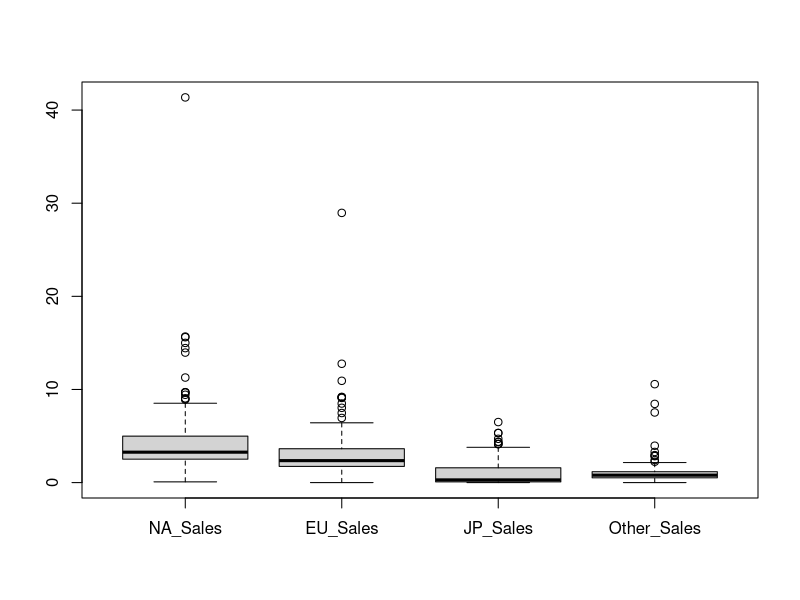
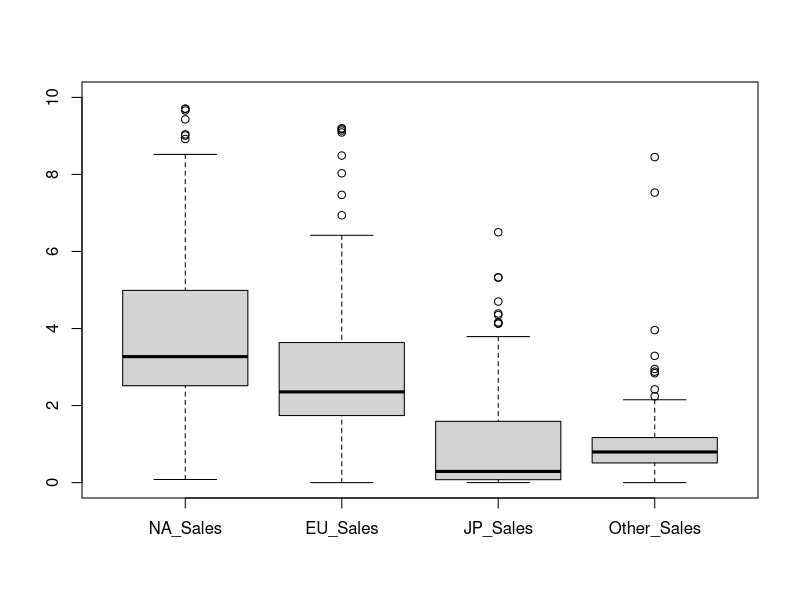
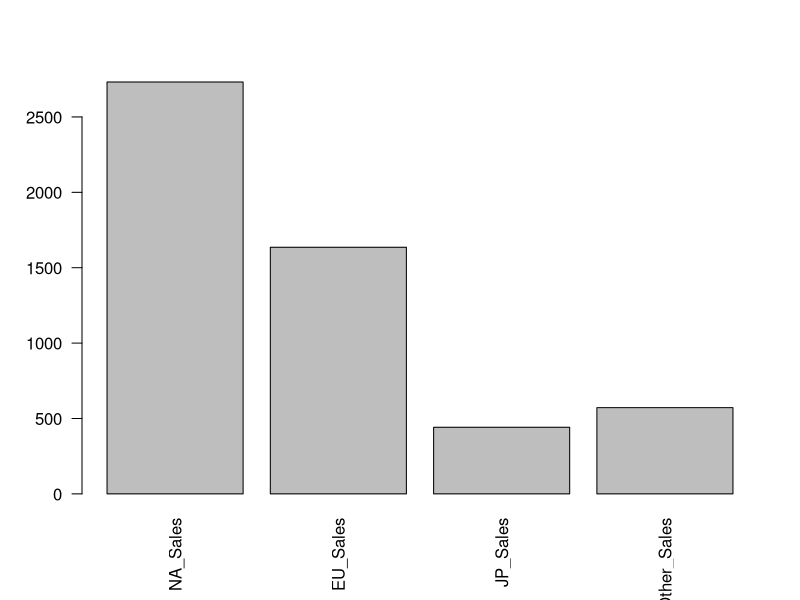
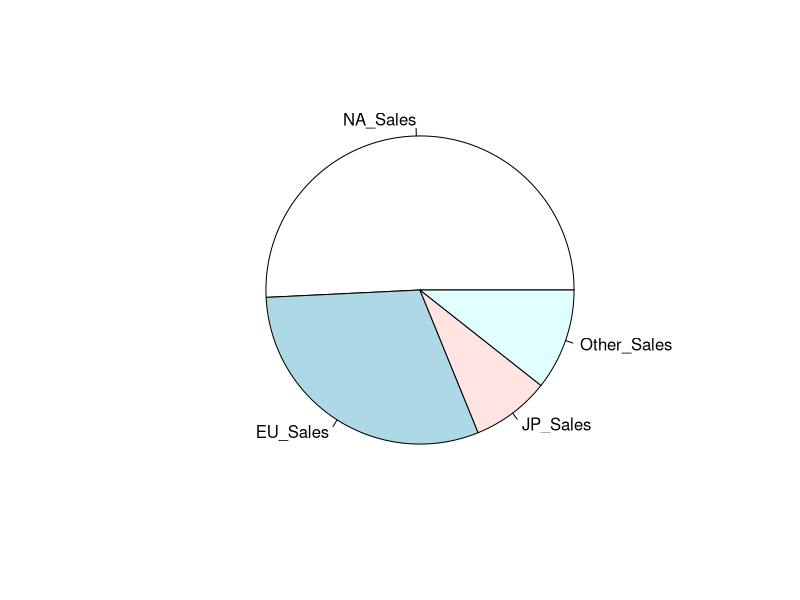
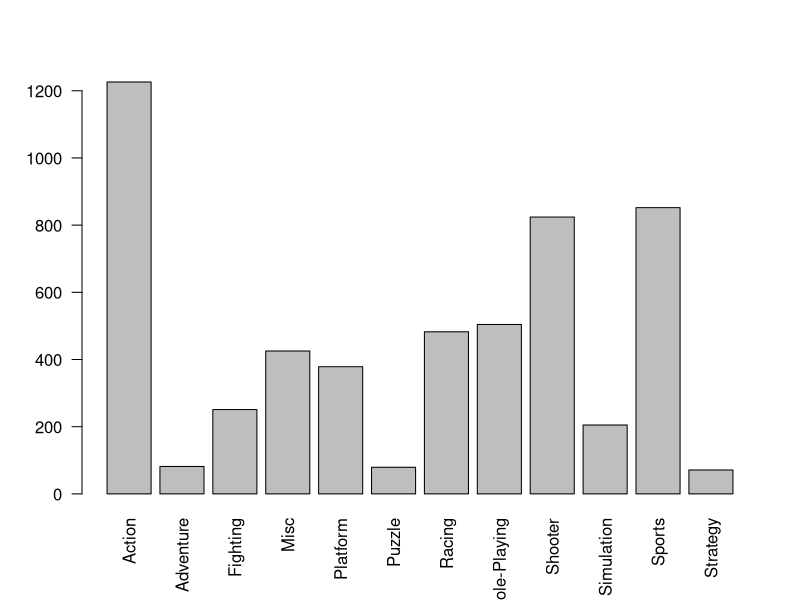
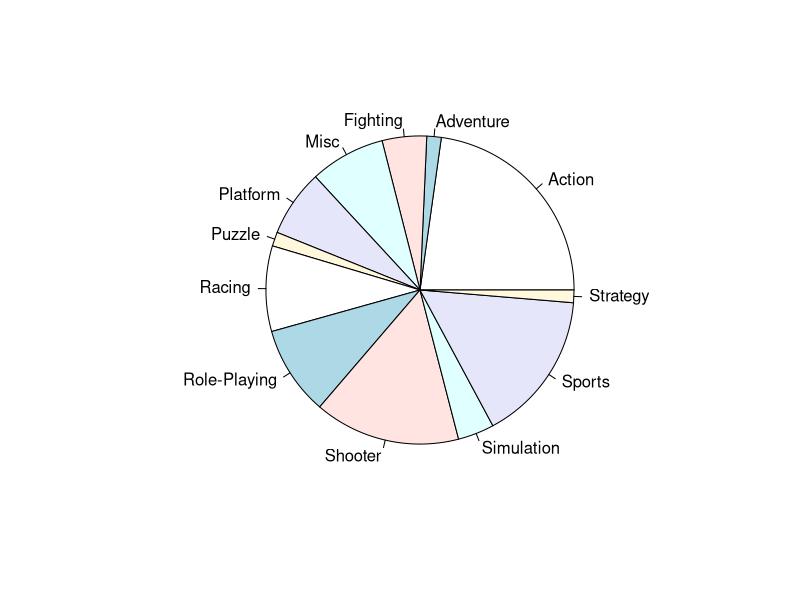

Here is the R script that generated these plots, in order: (Note: this script raises an error after producing the figures.)
## ---- chunk 1
jeu_donnees = read.csv("Video_Games_Sales_as_at_22_Dec_2016.csv")
jeu_donnees <- na.omit(jeu_donnees) # on enlève les "NA"
head(jeu_donnees)
jeu_donnees$NA_Sales <- as.numeric(jeu_donnees$NA_Sales)
jeu_donnees$User_Score <- as.numeric(jeu_donnees$User_Score)
## ---- chunk 2
jeu_donnees_top <- jeu_donnees[jeu_donnees$Global_Sales >= 5.0,] # plus de 5 millions de ventes
sales_data_top = jeu_donnees_top[, c("NA_Sales", "EU_Sales", "JP_Sales", "Other_Sales")]
boxplot(sales_data_top)
boxplot(sales_data_top, ylim = c(0, 10))
chisq.test(sales_data_top)

# On ne rejette pas le test de Khi-deux (p-valeur >> 0.05), donc il n'y a pas de relations entre le nom des jeux et les régions.
## ---- chunk 3
library(dplyr)
jeu_donnees_filtre1 <- jeu_donnees %>%
  group_by(Genre) %>%
  filter(n() >= 100) # Note : il y a au total 12 genres dans le jeu de données et il y a au moins 100 jeu pour chaque genre

jeu_donnees_grouped1 <- jeu_donnees_filtre1 %>%
  group_by(Genre) %>%
  summarise(
    NA_Sales = sum(NA_Sales, na.rm = TRUE),
    EU_Sales = sum(EU_Sales, na.rm = TRUE),
    JP_Sales = sum(JP_Sales, na.rm = TRUE),
    Other_Sales = sum(Other_Sales, na.rm = TRUE)
  )

save1 <- jeu_donnees_grouped1$Genre
jeu_donnees_grouped1 <- jeu_donnees_grouped1[,2:5]
rownames(jeu_donnees_grouped1) <- save1

#rownames(jeu_donnees_grouped1)

head(jeu_donnees_grouped1)

chisq.test(jeu_donnees_grouped1)
## ---- chunk 4
s1 = colSums(jeu_donnees_grouped1)
s1
barplot(s1, las = 2)
pie(s1)
s2 = rowSums(jeu_donnees_grouped1)
s2
barplot(s2, las = 2)
pie(s2)
## ---- chunk 5
res = CA(jeu_donnees_grouped1)
## ---- chunk 6
res$eig
barplot(res$eig[,2])
# Un axe semble suffire
## ---- chunk 7
res$col$contrib
res$row$contrib
## ---- chunk 8
rowSums(res$row$contrib)
## ---- chunk 9
plot(res, axes = c(1,2), selectRow = "contrib 5")
## ---- chunk 10
# On regroupe les jeux par Publisher qu'on compare aux différentes régions.
jeu_donnees_filtre <- jeu_donnees %>%
  group_by(Publisher) %>%
  filter(n() >= 100) # Pour plus de pertinence, nous gardons ceux avec au moins 100 jeux dans le jeu de données.

jeu_donnees_grouped <- jeu_donnees_filtre %>%
  group_by(Publisher) %>%
  summarise(
    NA_Sales = sum(NA_Sales, na.rm = TRUE),
    EU_Sales = sum(EU_Sales, na.rm = TRUE),
    JP_Sales = sum(JP_Sales, na.rm = TRUE),
    Other_Sales = sum(Other_Sales, na.rm = TRUE)
  )

save <- jeu_donnees_grouped$Publisher
jeu_donnees_grouped <- jeu_donnees_grouped[,2:5]
row.names(jeu_donnees_grouped) = save

head(jeu_donnees_grouped)

chisq.test(jeu_donnees_grouped)
## ---- chunk 11
# Comparons avec les plateformes.
jeu_donnees_filtre2 <- jeu_donnees %>%
  group_by(Platform) %>%
  filter(n() >= 100)

jeu_donnees_grouped2 <- jeu_donnees_filtre2 %>%
  group_by(Platform) %>%
  summarise(
    NA_Sales = sum(NA_Sales, na.rm = TRUE),
    EU_Sales = sum(EU_Sales, na.rm = TRUE),
    JP_Sales = sum(JP_Sales, na.rm = TRUE),
    Other_Sales = sum(Other_Sales, na.rm = TRUE)
  )

save2 <- jeu_donnees_grouped2$Platform
jeu_donnees_grouped2 <- jeu_donnees_grouped2[,2:5]
row.names(jeu_donnees_grouped2) = save2

head(jeu_donnees_grouped2)

chisq.test(jeu_donnees_grouped2)
## ---- chunk 12
s4 = rowSums(jeu_donnees_grouped2)
s4
barplot(s4, las = 2)
pie(s4)
## ---- chunk 13
res2 = CA(jeu_donnees_grouped2)
## ---- chunk 14
res2$eig
barplot(res2$eig[,2])
# 3 axes cette fois-ci
## ---- chunk 15
res2$col$contrib
res2$row$contrib
## ---- chunk 16
plot(res2, axes = c(1,2), selectRow = "contrib 5")
## ---- chunk 17
plot(res2, axes = c(1,3), selectRow = "contrib 5")
# On observe que l'axe 1 sépare le reste du monde au Japon
## ---- chunk 18
plot(res2, axes = c(2,3), selectRow = "contrib 5")
